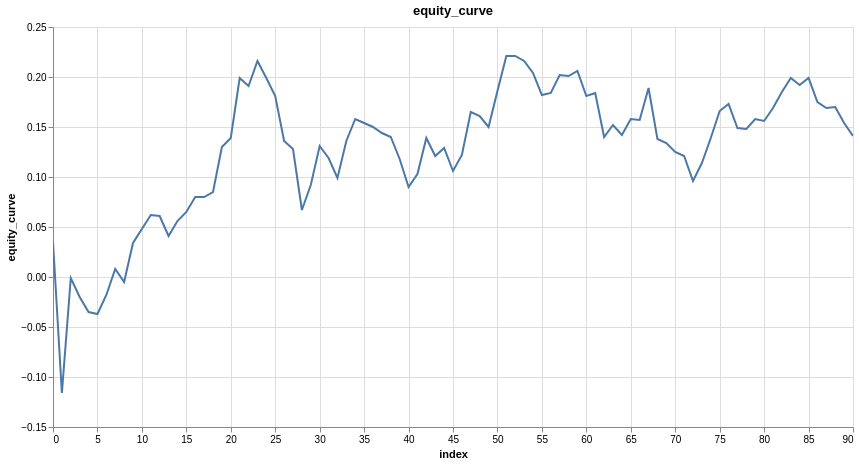

This figure's notebook cell:
### Code cell
features = ['close_log_return_lag_2']
model = LinearModel(len(features))
model_trades = research.learn_model_trades(ts, features, target, model, no_epochs=200, loss=nn.L1Loss())

research.plot_column(model_trades, 'equity_curve')

# mostly positive, only some negative, more stable, which is good. But there is a big drawdown in the middle, which could be dangerous if we 
# are using a lot of leverage, like 20x. Small amout of leverage, this would suffice, so it really depends on the amount of risk you are 
# willing to tolerate. But for our purposes, we will use this to build our strategy. We will also explore if we might get liquidated if we use
# say, 8x leverage, or 10x, etc. One thing we haven't taken into account is transactions fees, we will look at that next

### Figure 1 — Vega specification as saved in the notebook (floating-point values rounded to 4 significant figures)
{"$schema": "https://vega.github.io/schema/vega/v6.json", "data": [{"name": "param_1e9efca18e7a2868_store"}, {"name": "source_0", "values": [{"equity_curve": 0.035, "index": 0}, {"equity_curve": -0.116, "index": 1}, {"equity_curve": -0.001, "index": 2}, {"equity_curve": -0.02, "index": 3}, {"equity_curve": -0.035, "index": 4}, {"equity_curve": -0.037, "index": 5}, {"equity_curve": -0.018, "index": 6}, {"equity_curve": 0.008, "index": 7}, {"equity_curve": -0.005, "index": 8}, {"equity_curve": 0.034, "index": 9}, {"equity_curve": 0.048, "index": 10}, {"equity_curve": 0.062, "index": 11}, {"equity_curve": 0.061, "index": 12}, {"equity_curve": 0.041, "index": 13}, {"equity_curve": 0.056, "index": 14}, {"equity_curve": 0.065, "index": 15}, {"equity_curve": 0.08, "index": 16}, {"equity_curve": 0.08, "index": 17}, {"equity_curve": 0.085, "index": 18}, {"equity_curve": 0.13, "index": 19}, {"equity_curve": 0.139, "index": 20}, {"equity_curve": 0.199, "index": 21}, {"equity_curve": 0.191, "index": 22}, {"equity_curve": 0.216, "index": 23}, {"equity_curve": 0.199, "index": 24}, {"equity_curve": 0.181, "index": 25}, {"equity_curve": 0.136, "index": 26}, {"equity_curve": 0.128, "index": 27}, {"equity_curve": 0.067, "index": 28}, {"equity_curve": 0.092, "index": 29}, {"equity_curve": 0.131, "index": 30}, {"equity_curve": 0.119, "index": 31}, {"equity_curve": 0.099, "index": 32}, {"equity_curve": 0.136, "index": 33}, {"equity_curve": 0.158, "index": 34}, {"equity_curve": 0.154, "index": 35}, {"equity_curve": 0.15, "index": 36}, {"equity_curve": 0.144, "index": 37}, {"equity_curve": 0.14, "index": 38}, {"equity_curve": 0.118, "index": 39}, {"equity_curve": 0.09, "index": 40}, {"equity_curve": 0.103, "index": 41}, {"equity_curve": 0.139, "index": 42}, {"equity_curve": 0.121, "index": 43}, {"equity_curve": 0.129, "index": 44}, {"equity_curve": 0.106, "index": 45}, {"equity_curve": 0.122, "index": 46}, {"equity_curve": 0.165, "index": 47}, {"equity_curve": 0.161, "index": 48}, {"equity_curve": 0.15, "index": 49}, {"equity_curve": 0.186, "index": 50}, {"equity_curve": 0.221, "index": 51}, {"equity_curve": 0.221, "index": 52}, {"equity_curve": 0.216, "index": 53}, {"equity_curve": 0.204, "index": 54}, {"equity_curve": 0.182, "index": 55}, {"equity_curve": 0.184, "index": 56}, {"equity_curve": 0.202, "index": 57}, {"equity_curve": 0.201, "index": 58}, {"equity_curve": 0.206, "index": 59}, {"equity_curve": 0.181, "index": 60}, {"equity_curve": 0.184, "index": 61}, {"equity_curve": 0.14, "index": 62}, {"equity_curve": 0.152, "index": 63}, {"equity_curve": 0.142, "index": 64}, {"equity_curve": 0.158, "index": 65}, {"equity_curve": 0.157, "index": 66}, {"equity_curve": 0.189, "index": 67}, {"equity_curve": 0.138, "index": 68}, {"equity_curve": 0.134, "index": 69}, {"equity_curve": 0.125, "index": 70}, {"equity_curve": 0.121, "index": 71}, {"equity_curve": 0.096, "index": 72}, {"equity_curve": 0.114, "index": 73}, {"equity_curve": 0.139, "index": 74}, {"equity_curve": 0.166, "index": 75}, {"equity_curve": 0.173, "index": 76}, {"equity_curve": 0.149, "index": 77}, {"equity_curve": 0.148, "index": 78}, {"equity_curve": 0.158, "index": 79}, {"equity_curve": 0.156, "index": 80}, {"equity_curve": 0.169, "index": 81}, {"equity_curve": 0.185, "index": 82}, {"equity_curve": 0.199, "index": 83}, {"equity_curve": 0.192, "index": 84}, {"equity_curve": 0.199, "index": 85}, {"equity_curve": 0.175, "index": 86}, {"equity_curve": 0.169, "index": 87}, {"equity_curve": 0.17, "index": 88}, {"equity_curve": 0.154, "index": 89}, {"equity_curve": 0.141, "index": 90}]}, {"name": "source_0_x_domain_index", "values": [{"min": 0, "max": 90}]}, {"name": "source_0_y_domain_equity_curve", "values": [{"min": -0.116, "max": 0.221}]}], "signals": [{"name": "unit", "value": {}, "on": [{"events": "pointermove", "update": "isTuple(group()) ? group() : unit"}]}, {"name": "param_1e9efca18e7a2868", "update": "vlSelectionResolve(\"param_1e9efca18e7a2868_store\", \"union\")"}, {"name": "param_1e9efca18e7a2868_index", "on": [{"events": [{"source": "view", "type": "dblclick"}], "update": "null"}, {"events": {"signal": "param_1e9efca18e7a2868_translate_delta"}, "update": "panLinear(param_1e9efca18e7a2868_translate_anchor.extent_x, -param_1e9efca18e7a2868_translate_delta.x / width)"}, {"events": {"signal": "param_1e9efca18e7a2868_zoom_delta"}, "update": "zoomLinear(domain(\"x\"), param_1e9efca18e7a2868_zoom_anchor.x, param_1e9efca18e7a2868_zoom_delta)"}]}, {"name": "param_1e9efca18e7a2868_equity_curve", "on": [{"events": [{"source": "view", "type": "dblclick"}], "update": "null"}, {"events": {"signal": "param_1e9efca18e7a2868_translate_delta"}, "update": "panLinear(param_1e9efca18e7a2868_translate_anchor.extent_y, param_1e9efca18e7a2868_translate_delta.y / height)"}, {"events": {"signal": "param_1e9efca18e7a2868_zoom_delta"}, "update": "zoomLinear(domain(\"y\"), param_1e9efca18e7a2868_zoom_anchor.y, param_1e9efca18e7a2868_zoom_delta)"}]}, {"name": "param_1e9efca18e7a2868_tuple", "on": [{"events": [{"signal": "param_1e9efca18e7a2868_index || param_1e9efca18e7a2868_equity_curve"}], "update": "param_1e9efca18e7a2868_index && param_1e9efca18e7a2868_equity_curve ? {unit: \"\", fields: param_1e9efca18e7a2868_tuple_fields, values: [param_1e9efca18e7a2868_index,param_1e9efca18e7a2868_equity_curve]} : null"}]}, {"name": "param_1e9efca18e7a2868_tuple_fields", "value": [{"field": "index", "channel": "x", "type": "R"}, {"field": "equity_curve", "channel": "y", "type": "R"}]}, {"name": "param_1e9efca18e7a2868_translate_anchor", "value": {}, "on": [{"events": [{"source": "scope", "type": "pointerdown"}], "update": "{x: x(unit), y: y(unit), extent_x: domain(\"x\"), extent_y: domain(\"y\")}"}]}, {"name": "param_1e9efca18e7a2868_translate_delta", "value": {}, "on": [{"events": [{"source": "window", "between": [{"source": "scope", "type": "pointerdown"}, {"source": "window", "type": "pointerup"}], "type": "pointermove", "consume": true}], "update": "{x: param_1e9efca18e7a2868_translate_anchor.x - x(unit), y: param_1e9efca18e7a2868_translate_anchor.y - y(unit)}"}]}, {"name": "param_1e9efca18e7a2868_zoom_anchor", "on": [{"events": [{"source": "scope", "type": "wheel", "consume": true}], "update": "{x: invert(\"x\", x(unit)), y: invert(\"y\", y(unit))}"}]}, {"name": "param_1e9efca18e7a2868_zoom_delta", "on": [{"events": [{"source": "scope", "type": "wheel", "consume": true}], "update": "pow(1.001, event.deltaY * pow(16, event.deltaMode))", "force": true}]}, {"name": "param_1e9efca18e7a2868_modify", "on": [{"events": {"signal": "param_1e9efca18e7a2868_tuple"}, "update": "modify(\"param_1e9efca18e7a2868_store\", param_1e9efca18e7a2868_tuple, true)"}]}], "marks": [{"type": "line", "name": "marks", "from": {"data": "source_0"}, "sort": {"field": "x"}, "encode": {"update": {"y": {"field": "equity_curve", "scale": "y"}, "stroke": {"value": "#4c78a8"}, "defined": {"signal": "isValid(datum[\"index\"]) && isFinite(+datum[\"index\"]) && isValid(datum[\"equity_curve\"]) && isFinite(+datum[\"equity_curve\"])"}, "tooltip": {"signal": "{\"index\": format(datum[\"index\"], \"\"), \"equity_curve\": format(datum[\"equity_curve\"], \"\")}"}, "x": {"field": "index", "scale": "x"}}}, "style": ["line"], "interactive": true, "clip": true}], "scales": [{"name": "x", "type": "linear", "domain": [{"signal": "(data(\"source_0_x_domain_index\")[0] || {}).min"}, {"signal": "(data(\"source_0_x_domain_index\")[0] || {}).max"}], "range": [0, {"signal": "width"}], "zero": false, "domainRaw": {"signal": "param_1e9efca18e7a2868[\"index\"]"}, "nice": true}, {"name": "y", "type": "linear", "domain": [{"signal": "(data(\"source_0_y_domain_equity_curve\")[0] || {}).min"}, {"signal": "(data(\"source_0_y_domain_equity_curve\")[0] || {}).max"}], "range": [{"signal": "height"}, 0], "nice": true, "domainRaw": {"signal": "param_1e9efca18e7a2868[\"equity_curve\"]"}, "zero": true}], "axes": [{"scale": "x", "grid": true, "zindex": 0, "gridScale": "y", "aria": false, "orient": "bottom", "ticks": false, "domain": false, "maxExtent": 0, "labels": false, "tickCount": {"signal": "ceil(width/40)"}, "minExtent": 0}, {"scale": "y", "orient": "left", "gridScale": "x", "aria": false, "grid": true, "tickCount": {"signal": "ceil(height/40)"}, "maxExtent": 0, "domain": false, "labels": false, "minExtent": 0, "ticks": false, "zindex": 0}, {"scale": "x", "grid": false, "labelFlush": true, "title": "index", "tickCount": {"signal": "ceil(width/40)"}, "zindex": 0, "orient": "bottom", "labelOverlap": true}, {"scale": "y", "grid": false, "zindex": 0, "labelOverlap": true, "orient": "left", "tickCount": {"signal": "ceil(height/40)"}, "title": "equity_curve"}], "title": {"text": "equity_curve", "frame": "group"}, "padding": 5, "width": 800, "background": "white", "height": 400, "style": "cell"}
